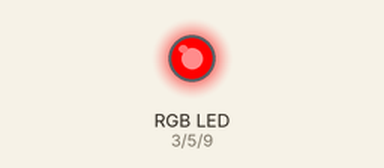
Simulated run of this sketch. Board: Arduino Uno, built with avr-gcc and run on an emulated ATmega328P. On the bench: an RGB LED mixed from three pins (HIGH = lit).

Above: at 0.05 s.
At 1.5 s:
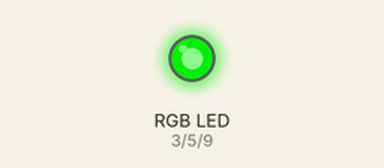
At 2.95 s:
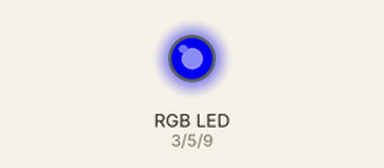
Timing chart, 0 to 6.9 s (numbered marks = the images above):
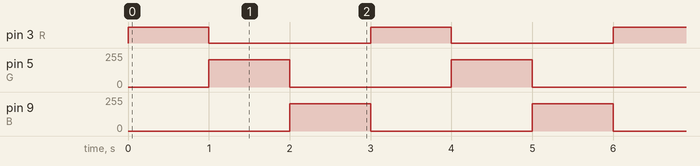

The sketch:

RGB_led.ino
```cpp
int R=3;
int G=5;
int B=9;

// the setup function runs once when you press reset or power the board
void setup() {
  pinMode(R, OUTPUT);
  pinMode(G, OUTPUT);
  pinMode(B, OUTPUT);
}
// the loop function runs over and over again forever
void loop() {

  setColor(255, 0, 0); delay(1000);  // red
  setColor(0,204, 0); delay(1000);  //green
  setColor(0, 0, 204); delay(1000);  //blue
  }

  void setColor(int red, int green, int blue)
    {analogWrite(R, red);
    analogWrite(G, green);
    analogWrite(B, blue);
    }
```

Measured:
- by itself, pin 3 (R): alternates HIGH for 1.0 s and LOW for 2.0 s
- by itself, pin 5 (G), pin 9 (B): alternates 204/255 for 1.0 s and 0/255 for 2.0 s
